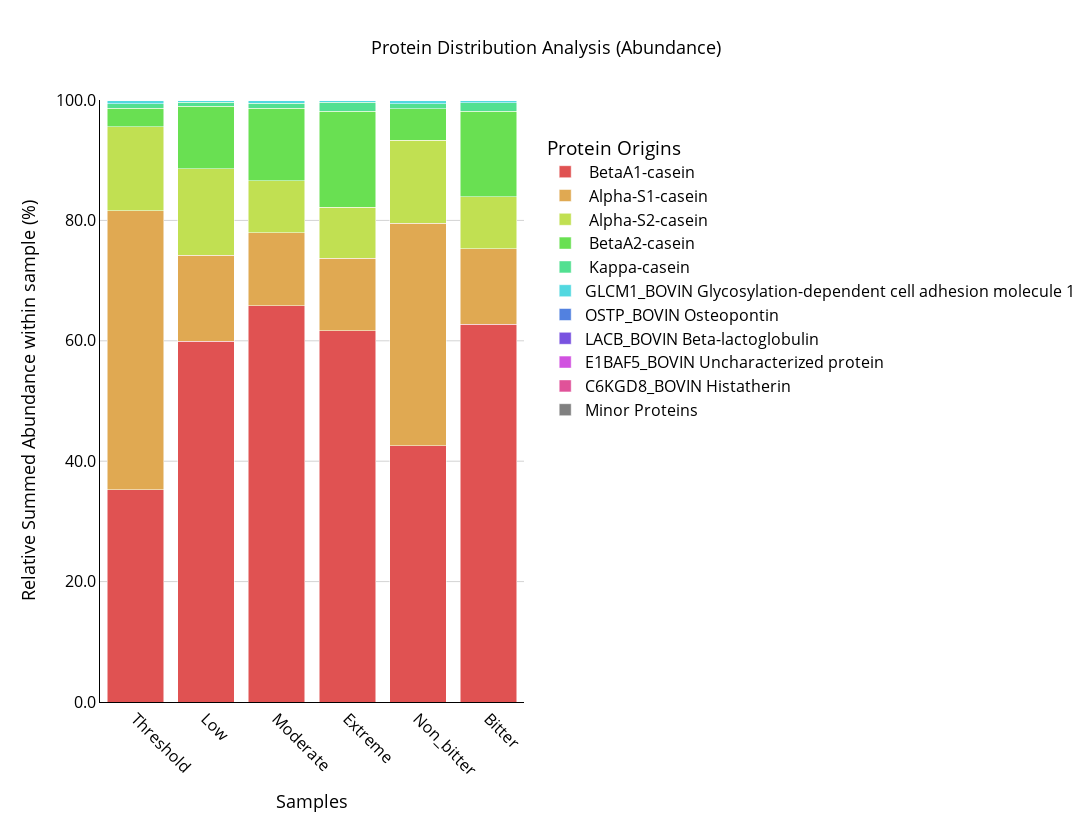
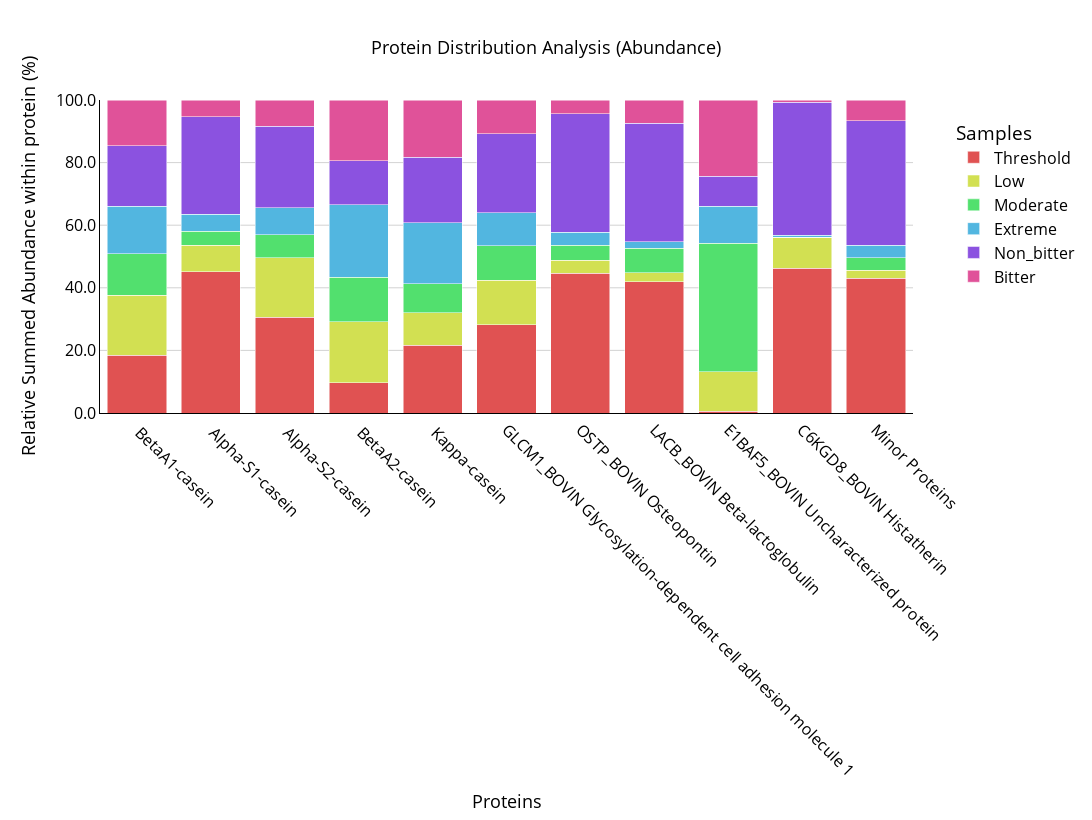
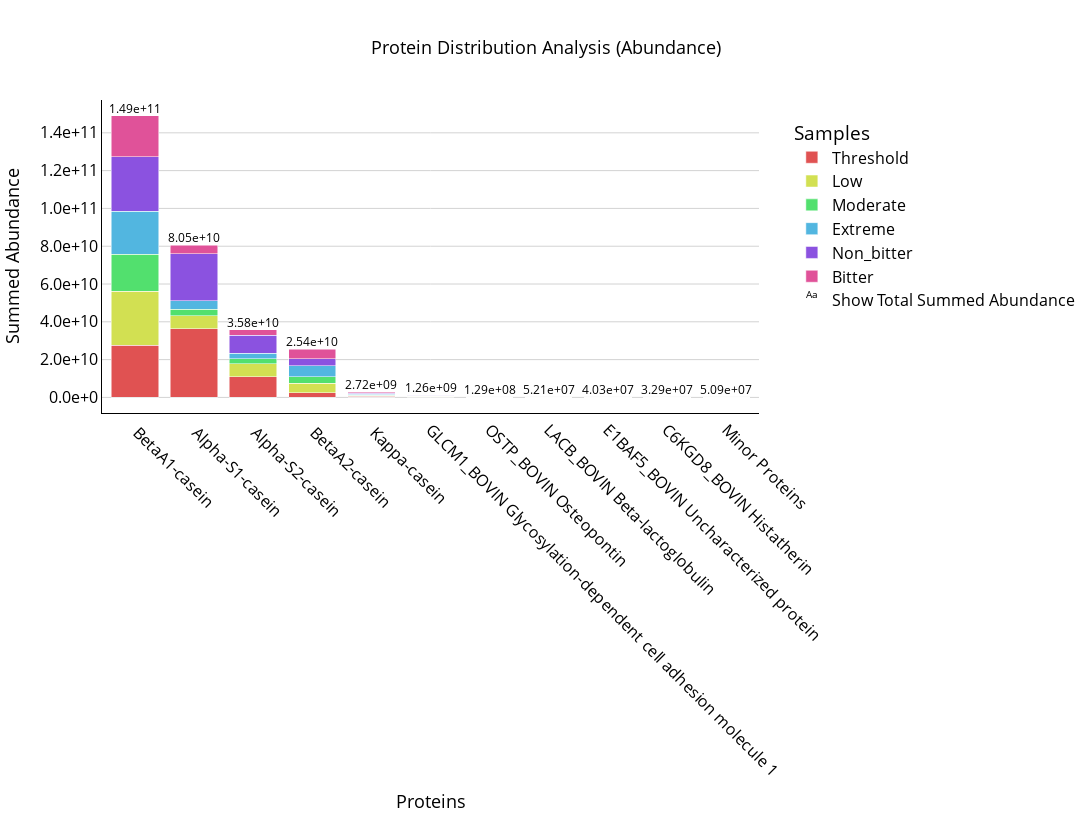
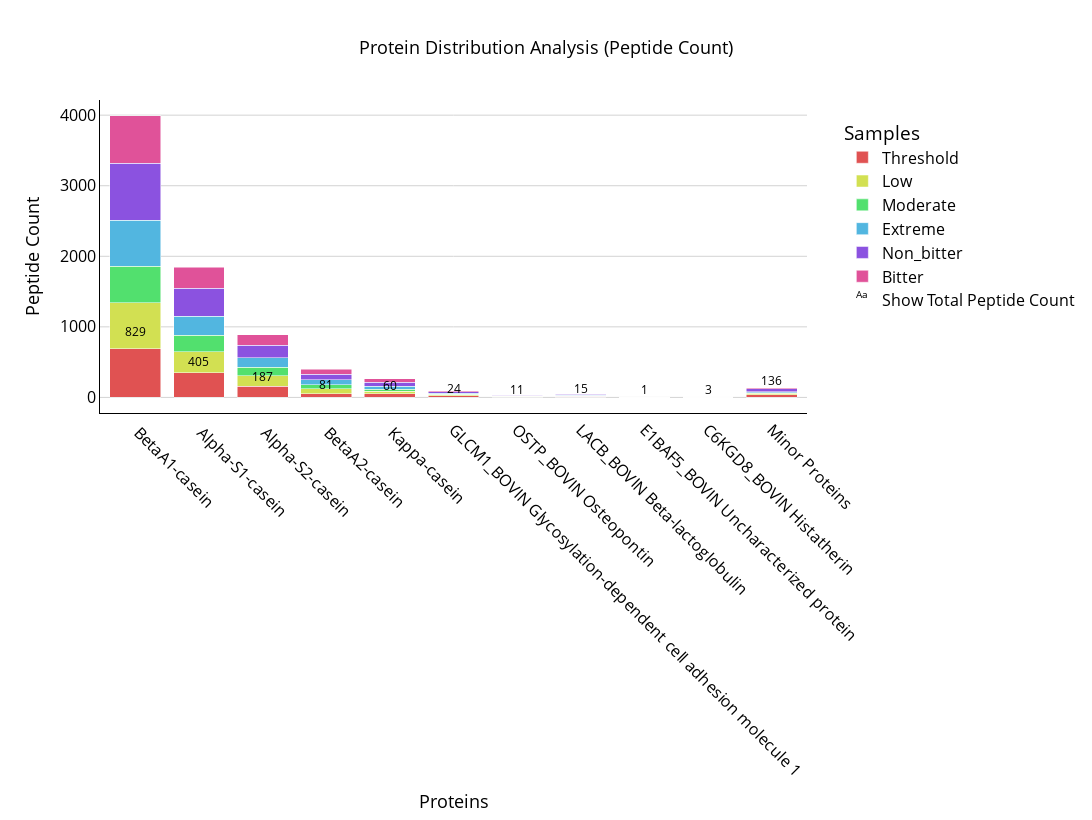

The notebook cell saved with these charts, in order:
### Code cell
# Initialize the interface
data_transformer = DataTransformation()
data_transformer.setup_data_loading_ui()

# Create protein plotter
protein_plotter = ProteinPlotter(data_transformer)

protein_plotter.display()
